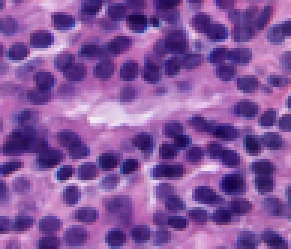
%> input picture BIP/HW2-part2/HW2_TestImages/prostatecancer_grade4_cropped.tif, 97 x 83 px, shrunk from 187 x 160 before the run (shown 3 times larger)
$ octave main.m   (GNU Octave 9; MATLAB toolbox functions it lacks are replaced by stand-ins)
%> lines starting %> are read from the running program, lines starting %| are printed output that depends on the picture
### BIP/HW2-part2/cluster_meanshift.m
function [ output ] = cluster_meanshift( points,radius, threshold )
%   Performs mean shift clustering of given data points
    output = zeros(size(points))*nan;
    is_rgb = size(points,2) == 3;
    for j = 1 : size(points,1)
        if isnan(output(j,1))
            y_list = FindMode(points,j,radius,200);
            dissimilarity = pdist2(points,y_list);
            similar_points = dissimilarity < threshold;
            indices = sum(similar_points,2) ~= 0;
            output(indices,1) = y_list(end,1);
            if is_rgb
                output(indices,2) = y_list(end,2);
                output(indices,3) = y_list(end,3);
            end
            points(indices,:) = nan;
        end
    end
end

### BIP/HW2-part2/main.m
images = {'HW2_TestImages/malaria.tif','HW2_TestImages/lungCT.jpg',...
    'HW2_TestImages/prostatecancer_grade4.tif','HW2_TestImages/prostatecancer_grade4_cropped.tif'};
radii = [10 30; 0.3 0.5; 10 30; 10 30;];
threshold = [5 15; 0.05 0.1;5 15;5 15];

for i = 4:4
    img = imread(images{i});
    img = double(img);
%> img: size 83x97x4 double
    is_rgb = 0;
    [r,c,d] = size(img);
%> r = 83; c = 97; d = 4
% [4 lines of commented-out code are left out]
    img = (img - min(img(:)))/(max(img(:)- min(img(:))));
    if(d >= 3)
        img = img(:,:,1:3);
%> img: size 83x97x3 double
        title('Original image');
        is_rgb = 1;
        img = rgb2lab(img);
%> img: size 83x97x3 double; mean of channels 1, 2, 3 44.6, 34.3, -32.1
        d = 3;
    end
    for k = 1 : numel(radii(i,:))
        points = reshape(img,r*c,d);
        tic
        output = cluster_meanshift(points,radii(i,k),threshold(i,k));
        toc
        im_name_split = strsplit(images{i},'/');
        im_name = im_name_split(2);
        figure;
        if is_rgb
            result = lab2rgb(reshape(output,r,c,d));
        else
            result = reshape(output,r,c);
        end
        imshow(result);
        title(strcat('Meanshift with R = ', num2str(radii(i,k)),' threshold = ', num2str(threshold(i,k)),' on ', im_name));
        figure;
        if is_rgb
            points = reshape(img,r*c,d);
            result = reshape(result,r*c,d);
            subplot(1,2,1), scatter(points(:,1),points(:,2),10);
            title('Plot of points');
            subplot(1,2,2),scatter(points(:,1),points(:,2),10,result);
            title('Plot of color clusters');
        end
    end
%> this loop made 2 passes
%> pass 1, `result = lab2rgb(reshape(output,r,c,d));`:
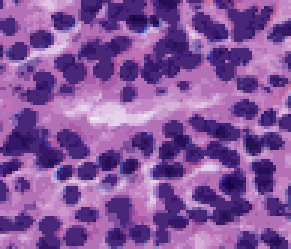
%> result: size 83x97x3 double (shown 3 times larger); mean R, G, B 0.529, 0.338, 0.622
%> pass 1, `title('Plot of color clusters');`:
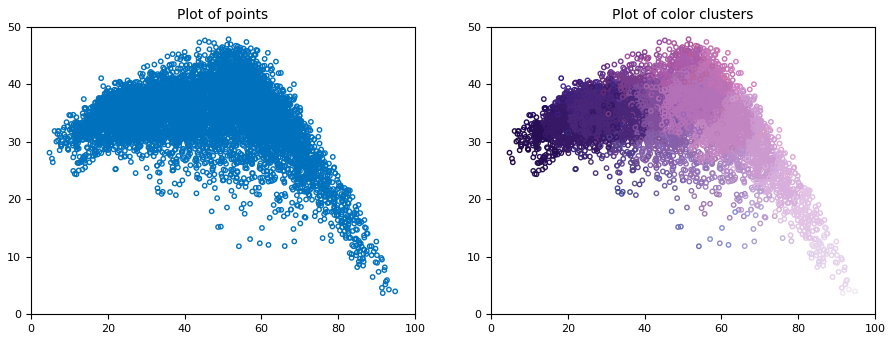
%> figure redrawn from the program's plot data, 2 panels
%> pass 2, `result = lab2rgb(reshape(output,r,c,d));`:
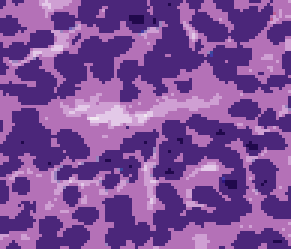
%> result: size 83x97x3 double (shown 3 times larger); mean R, G, B 0.498, 0.307, 0.601
%> pass 2, `title('Plot of color clusters');`:
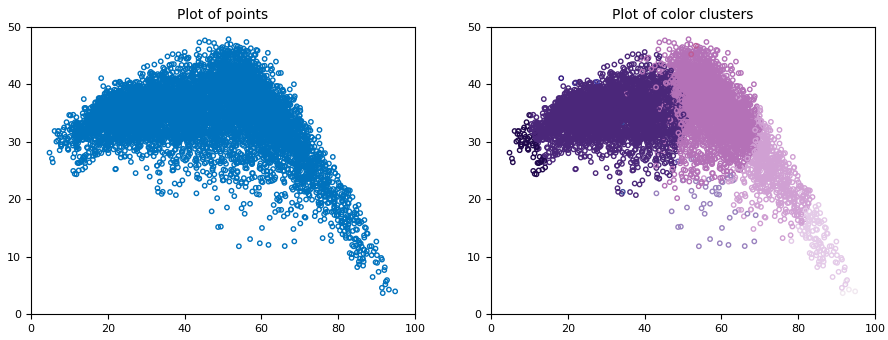
%> figure redrawn from the program's plot data, 2 panels
end
